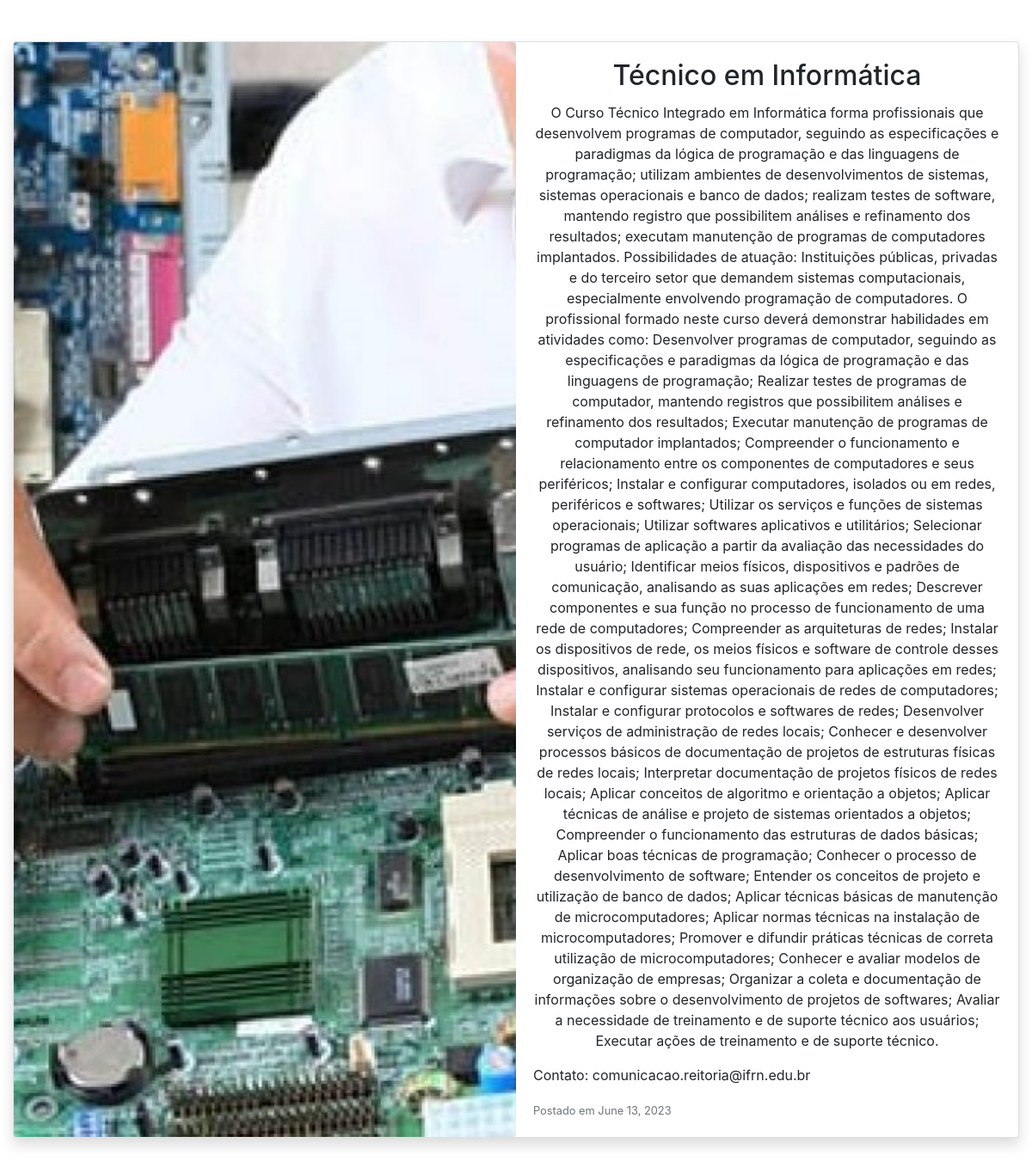
Screenshot of /detalhecurso/4 with the database file from the repository.
### curso/models.py (models this page shows, shortened)
class Curso(models.Model):
    nome = models.CharField(max_length = 100)
    descricao = models.TextField()
    data_criacao = models.DateField()
    acesso = models.EmailField()
    imagem = models.ImageField(upload_to = 'imagens')

### curso/views.py (the view)
# urls.py: path('detalhecurso/<int:id_curso>', detalhe_curso, name = 'detalhe_curso'),
def detalhe_curso(request, id_curso):
    curso = get_object_or_404(Curso, id = id_curso)
    context = {'objeto' : curso}
    return render(request,'curso/detalhecurso.html',context)

### curso/templates/curso/detalhecurso.html (shortened to what this page needs)
<!DOCTYPE html>
<html lang="pt-br">
<head>
    <link rel="stylesheet" href="https://stackpath.bootstrapcdn.com/bootstrap/4.3.1/css/bootstrap.min.css">
</head>
<body>
    <div class="container-fluid py-5">
        <div class="row">
            <div class="col-12">
                <div class="card mb-4 shadow">
                    <div class="row no-gutters">
                        <div class="col-lg-6">
                            <img class="card-img" src="{{ objeto.imagem.url }}" alt="Imagem do Curso" style="object-fit: cover; height: 100%;">
                        </div>
                        <div class="col-lg-6">
                            <div class="card-body">
                                <h2 class="card-title" style="text-align: center;">{{ objeto.nome }}</h2>
                                <p class="card-text" style="text-align: center;">{{ objeto.descricao }}</p>
                                <p class="card-text">Contato: {{ objeto.acesso }}</p>
                                <p class="card-text">
                                    <small class="text-muted">Postado em {{ objeto.data_criacao }}</small>
                                </p>
                            </div>
                        </div>
                    </div>
                </div>
            </div>
        </div>
    </div>
</body>
</html>

### rows the page displays
Curso: imagem (picture), nome "Técnico em Informática", descricao "O Curso Técnico Integrado em Informática forma profissionais que desenvolvem programas de computador, seguindo as especificações e paradigmas da lógica de programação e das linguagens de programação; utilizam ambientes de desenvolvimentos de sistemas, sistemas operacionais e banco de dados; realizam testes de software, mantendo registro que possibilitem análises e refinamento dos resultados; executam manutenção de programas de computadores implantados. Possibilidades de atuação: Instituições públicas, privadas e do terceiro setor que demandem sistemas computacionais, especialmente envolvendo programação de computadores. O profissional formado neste curso deverá demonstrar habilidades em…", acesso "comunicacao.reitoria@ifrn.edu.br", data_criacao "June 13, 2023"
